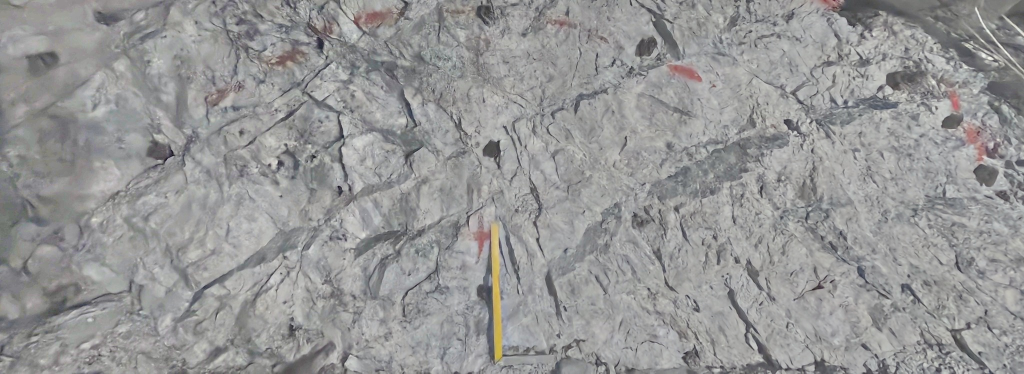
#> input picture assets/images/test/14.jpg, 2048 x 747 px, found by its file name (shown at 1/2 size)
$ python predict_onnx.py
#> lines starting #> are read from the running program, lines starting #| are printed output that depends on the picture; after the words box and inside, x2 and y2 are one past the last pixel; in counts of white or black regions, pixels touching at a corner belong together
#> in main, img is the input picture: PIL image 2048x747 RGB; mean R, G, B 150.2, 150.2, 150.2
#| 原始尺寸: (2048, 747)
#!/usr/bin/env python3
"""使用ONNX模型预测裂缝（滑动窗口 + 后处理）"""
import numpy as np
import cv2
import onnxruntime as ort
from PIL import Image
import matplotlib.pyplot as plt
import os
import argparse
from datetime import datetime
from skimage import morphology, measure
import math

MEAN = np.array([0.485, 0.456, 0.406], dtype=np.float32)
STD = np.array([0.229, 0.224, 0.225], dtype=np.float32)

# ==================== 后处理函数 ====================

def detect_ruler(image, ruler_length_cm=50, ruler_color='yellow'):
    """检测图片中的尺子，并计算像素到厘米的比例"""
#> called with ruler_length_cm = 50, ruler_color = 'yellow'
    if isinstance(image, Image.Image):
        img_np = np.array(image)
    else:
        img_np = image.copy()

    hsv = cv2.cvtColor(img_np, cv2.COLOR_RGB2HSV)
#> hsv: shape (747, 2048, 3); mean H, S, V 67, 6.2, 152

    if ruler_color == 'yellow':
        lower, upper = np.array([20, 100, 100]), np.array([35, 255, 255])
        mask = cv2.inRange(hsv, lower, upper)
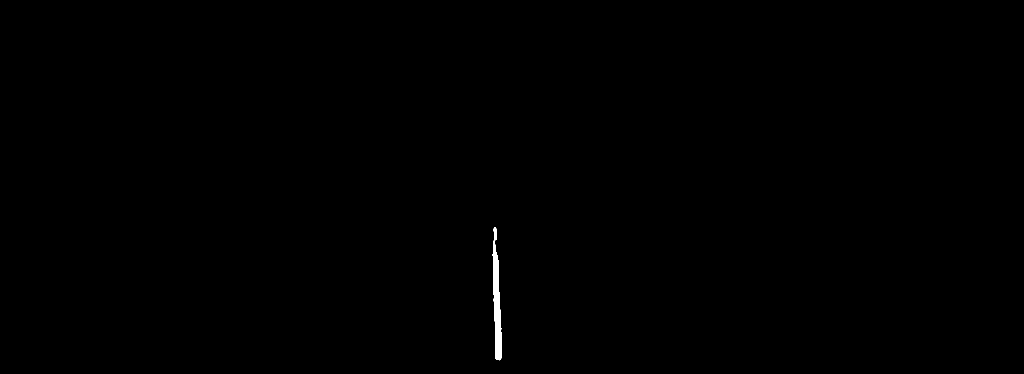
#> mask: shape (747, 2048) (shown at 1/2 size); 0.18% white; 1 white region, box (x1, y1, x2, y2) and area: (985, 455, 1004, 721) 2789
    elif ruler_color == 'red':
        lower1, upper1 = np.array([0, 100, 100]), np.array([10, 255, 255])
        lower2, upper2 = np.array([160, 100, 100]), np.array([180, 255, 255])
        mask = cv2.inRange(hsv, lower1, upper1) | cv2.inRange(hsv, lower2, upper2)
    else:
        lower_y, upper_y = np.array([20, 100, 100]), np.array([35, 255, 255])
        lower_r1, upper_r1 = np.array([0, 100, 100]), np.array([10, 255, 255])
        lower_r2, upper_r2 = np.array([160, 100, 100]), np.array([180, 255, 255])
        mask = cv2.inRange(hsv, lower_y, upper_y) | cv2.inRange(hsv, lower_r1, upper_r1) | cv2.inRange(hsv, lower_r2, upper_r2)

    kernel = cv2.getStructuringElement(cv2.MORPH_RECT, (5, 5))
    mask = cv2.morphologyEx(mask, cv2.MORPH_CLOSE, kernel)
#> mask: shape (747, 2048); 0.18% white; 1 white region, box (x1, y1, x2, y2) and area: (985, 455, 1004, 721) 2803
    mask = cv2.morphologyEx(mask, cv2.MORPH_OPEN, kernel)
#> mask: shape (747, 2048); 0.18% white; 2 white regions

    contours, _ = cv2.findContours(mask, cv2.RETR_EXTERNAL, cv2.CHAIN_APPROX_SIMPLE)
#> contours = 2 contours; box (x1, y1, x2, y2) and area: (986, 490, 1004, 720) 2382, (987, 457, 994, 479) 108
    if not contours:
        return None, None, None

    largest = max(contours, key=cv2.contourArea)
#> largest = contour of 57 points, box (x1, y1, x2, y2) (986, 490, 1004, 720), area 2382
    x, y, w, h = cv2.boundingRect(largest)
#> x = 986; y = 490; w = 18; h = 230

    ruler_mask = np.zeros(mask.shape, dtype=np.uint8)
    cv2.drawContours(ruler_mask, [largest], -1, 255, -1)
#> ruler_mask: shape (747, 2048); 0.17% white; 1 white region, box (x1, y1, x2, y2) and area: (986, 490, 1004, 720) 2617

    ruler_length_pixels = max(w, h)
#> ruler_length_pixels = 230
    pixel_to_cm = ruler_length_cm / ruler_length_pixels
#> pixel_to_cm = 0.217

    print(f"✓ 检测到尺子: {w}x{h}像素, 1像素={pixel_to_cm:.4f}cm")
#| ✓ 检测到尺子: 18x230像素, 1像素=0.2174cm
    return pixel_to_cm, ruler_mask, (x, y, w, h)

# [260 lines left out: functions remove_ruler_from_mask, extract_crack_skeletons, measure_crack_lengths, calculate_line_crack_intersections, calculate_joint_spacing_four_lines, calculate_three_indicators and 2 more, not called in this run]


def main():
    parser = argparse.ArgumentParser(description='ONNX模型裂缝预测')
    parser.add_argument('--image', type=str, default='../test/data/cut_picture/14.jpg')
    parser.add_argument('--onnx', type=str, default='savss_256.onnx')
    parser.add_argument('--output_dir', type=str, default='./predict_results', help='输出目录')
    parser.add_argument('--window_size', type=int, default=256, help='滑动窗口大小')
    parser.add_argument('--max_windows', type=int, default=20, help='最大滑动窗口数量')
    parser.add_argument('--output_scale', type=int, default=2, help='输出相对于输入的倍数')
    parser.add_argument('--threshold', type=float, default=0.3, help='二值化阈值')
    parser.add_argument('--ruler_length', type=float, default=50, help='尺子长度(cm)')
    parser.add_argument('--ruler_color', type=str, default='yellow', choices=['yellow', 'red', 'both'])
    parser.add_argument('--calculate_indicators', action='store_true', help='计算三大岩石质量指标')
    args = parser.parse_args()

    # 创建输出目录
    image_name = os.path.splitext(os.path.basename(args.image))[0]
    timestamp = datetime.now().strftime("%Y-%m-%d_%H-%M-%S")
    output_dir = os.path.join(args.output_dir, f"{timestamp}_{image_name}")
    os.makedirs(output_dir, exist_ok=True)

    print("=" * 80)
    print("ONNX 裂缝预测")
    print("=" * 80)
    print(f"图像: {args.image}")
    print(f"ONNX: {args.onnx}")
    print(f"输出目录: {output_dir}")
    print("=" * 80)

    # 加载图像
    img = Image.open(args.image).convert('RGB')
    img_np = np.array(img)
    print(f"原始尺寸: {img.size}")

    # 检测尺子
    print("\n[1] 检测尺子...")
    pixel_to_cm, ruler_mask, ruler_bbox = detect_ruler(img, args.ruler_length, args.ruler_color)
#> pixel_to_cm = 0.217; ruler_bbox = (986, 490, 18, 230)
    if pixel_to_cm is None:
        print("警告: 未检测到尺子，使用默认比例 1像素=0.01cm")
        pixel_to_cm = 0.01
        ruler_mask = np.zeros((img_np.shape[0], img_np.shape[1]), dtype=np.uint8)

    # 加载ONNX模型
    print("\n[2] 加载ONNX模型...")
    ort_session = ort.InferenceSession(args.onnx, providers=['CPUExecutionProvider'])

    # 滑动窗口推理
    print("\n[3] 滑动窗口推理...")
    pred = sliding_window_predict(
        img_np, ort_session,
        window_size=args.window_size,
        output_scale=args.output_scale,
        max_windows=args.max_windows
    )
    print(f"输出: shape={pred.shape}, min={pred.min():.4f}, max={pred.max():.4f}")

    # 后处理
    print("\n[4] 后处理...")
    binary = ((pred > args.threshold) * 255).astype(np.uint8)
    clean = remove_ruler_from_mask(binary, ruler_mask)
    skeleton = extract_crack_skeletons(clean)
    cracks = measure_crack_lengths(skeleton, pixel_to_cm)
    print(f"检测到 {len(cracks)} 条裂缝")

    # 计算三大指标
    if args.calculate_indicators:
        print("\n[5] 计算岩石质量指标...")
        image_shape = (img_np.shape[0], img_np.shape[1])
        ind1, ind2, ind3, rqd_results, test_lines = calculate_three_indicators(
            image_shape, cracks, skeleton, pixel_to_cm
        )
        print("\n" + "=" * 60)
        print("三大岩石质量指标:")
        print("=" * 60)
        print(f"指标1 (条/m²): {ind1:.4f}")
        print(f"指标2 - 节理间距(cm): {ind2:.2f}")
        print(f"指标3 (m/m²): {ind3:.4f}")
        print("=" * 60)

    # ==================== 保存结果 ====================
    print("\n[6] 保存结果...")

    # 1. 保存原图
    img.save(os.path.join(output_dir, f"{image_name}_original.jpg"))

    # 2. 保存尺子检测结果
    ruler_vis = img_np.copy()
    if ruler_bbox is not None:
        x, y, w, h = ruler_bbox
        cv2.rectangle(ruler_vis, (x, y), (x+w, y+h), (0, 255, 0), 3)
        cv2.putText(ruler_vis, f"Ruler: {args.ruler_length}cm", (x, y-10),
                   cv2.FONT_HERSHEY_SIMPLEX, 1, (0, 255, 0), 2)
    cv2.imwrite(os.path.join(output_dir, f"{image_name}_ruler_detection.jpg"),
                cv2.cvtColor(ruler_vis, cv2.COLOR_RGB2BGR))

    # 3. 保存预测结果
    cv2.imwrite(os.path.join(output_dir, f"{image_name}_prediction.png"), binary)
    cv2.imwrite(os.path.join(output_dir, f"{image_name}_clean.png"), clean)
    cv2.imwrite(os.path.join(output_dir, f"{image_name}_skeleton.png"), skeleton * 255)

    # 4. 保存可视化叠加图
    overlay = img_np.copy()
    overlay[clean > 0] = [255, 0, 0]
    cv2.imwrite(os.path.join(output_dir, f"{image_name}_overlay.jpg"),
                cv2.cvtColor(overlay, cv2.COLOR_RGB2BGR))

    # 5. 保存网格图（如果计算了指标）
    if args.calculate_indicators:
        joint_vis = visualize_joint_spacing(skeleton, rqd_results, test_lines, pixel_to_cm)
        cv2.imwrite(os.path.join(output_dir, f"{image_name}_joint_spacing.jpg"), joint_vis)

    # 6. 保存CSV
    csv_path = os.path.join(output_dir, f"{image_name}_cracks.csv")
    with open(csv_path, 'w', encoding='utf-8') as f:
        f.write("ID,长度(cm),长度(像素),中心X,中心Y,边界框X,边界框Y,边界框宽,边界框高\n")
        for i, crack in enumerate(cracks):
            cx, cy = crack['centroid']
            bx, by, bw, bh = crack['bbox']
            f.write(f"{i+1},{crack['length_cm']:.2f},{crack['length_pixels']},"
                   f"{cy:.1f},{cx:.1f},{bx},{by},{bw},{bh}\n")

    # 7. 保存报告
    report_path = os.path.join(output_dir, f"{image_name}_report.txt")
    with open(report_path, 'w', encoding='utf-8') as f:
        f.write("=" * 60 + "\n")
        f.write("ONNX 裂缝预测报告\n")
        f.write("=" * 60 + "\n\n")
        f.write(f"图像: {args.image}\n")
        f.write(f"尺寸: {img.size[0]} x {img.size[1]}\n")
        f.write(f"尺子长度: {args.ruler_length} cm\n")
        f.write(f"像素比例: 1像素 = {pixel_to_cm:.4f} cm\n\n")
        f.write(f"检测到裂缝: {len(cracks)} 条\n")
        total_length = sum(c['length_cm'] for c in cracks)
        f.write(f"裂缝总长度: {total_length:.2f} cm\n\n")

        if args.calculate_indicators:
            f.write("=" * 60 + "\n")
            f.write("三大岩石质量指标:\n")
            f.write("=" * 60 + "\n")
            f.write(f"指标1 (条/m²): {ind1:.4f}\n")
            f.write(f"指标2 - 节理间距(cm): {ind2:.2f}\n")
            f.write(f"指标3 (m/m²): {ind3:.4f}\n\n")
            f.write("各测线节理间距:\n")
            for r in rqd_results:
                f.write(f"  {r['line_name']}: {r['joint_spacing_cm']:.2f}cm (交点数: {r['num_intersections']})\n")

    # 打印输出文件列表
    print("\n" + "=" * 60)
    print("输出文件:")
    print("=" * 60)
    print(f"✓ 原图: {image_name}_original.jpg")
    print(f"✓ 尺子检测: {image_name}_ruler_detection.jpg")
    print(f"✓ 预测结果: {image_name}_prediction.png")
    print(f"✓ 骨架图: {image_name}_skeleton.png")
    print(f"✓ 叠加图: {image_name}_overlay.jpg")
    if args.calculate_indicators:
        print(f"✓ 网格图: {image_name}_joint_spacing.jpg")
    print(f"✓ 裂缝CSV: {image_name}_cracks.csv")
    print(f"✓ 报告: {image_name}_report.txt")
    print(f"\n✓ 所有结果已保存到: {output_dir}")

if __name__ == '__main__':
    main()
#> (the call stopped at in main, `ort_session = ort.InferenceSession(args.onnx, providers=['CPUExecution..`: onnxruntime is not available in this run)

$ run again, with assets/images/test/0_slide.jpg copied over assets/images/test/14.jpg
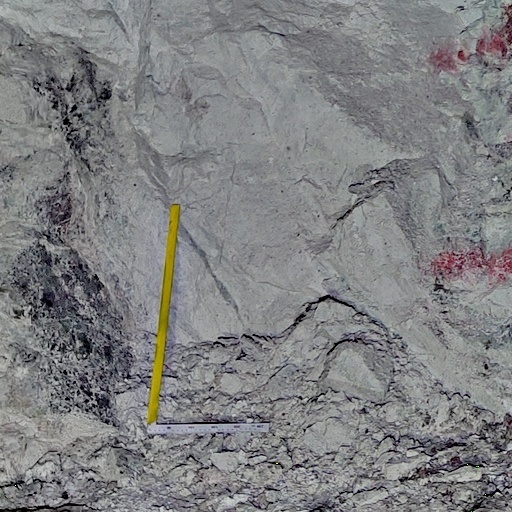
#> input picture assets/images/test/0_slide.jpg, 512 x 512 px, found by its file name
#> in main, img is the input picture: PIL image 512x512 RGB; mean R, G, B 126.9, 127.7, 129.2
#| 原始尺寸: (512, 512)
#> hsv: shape (512, 512, 3); mean H, S, V 98, 15.5, 131.2
#> in detect_ruler, `mask = cv2.inRange(hsv, lower, upper)`:
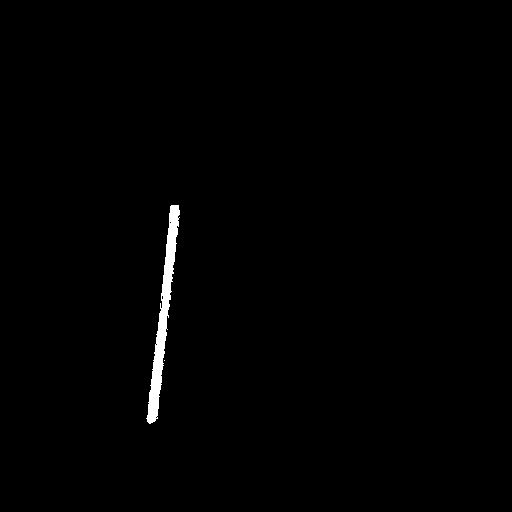
#> mask: shape (512, 512); 0.79% white; 2 white regions (1 under 20 px), largest, box (x1, y1, x2, y2) and area: (146, 205, 180, 424) 2083
#> contours = 1 contour; box (x1, y1, x2, y2) and area: (147, 205, 180, 423) 1916
#> largest = contour of 103 points, box (x1, y1, x2, y2) (147, 205, 180, 423), area 1916
#> x = 147; y = 205; w = 33; h = 218
#> in detect_ruler, `pixel_to_cm = ruler_length_cm / ruler_length_pixels`: pixel_to_cm = 0.229
#| ✓ 检测到尺子: 33x218像素, 1像素=0.2294cm
#> in main, `pixel_to_cm, ruler_mask, ruler_bbox = detect_ruler(img, args.ruler_len..`: ruler_bbox = (147, 205, 33, 218)
